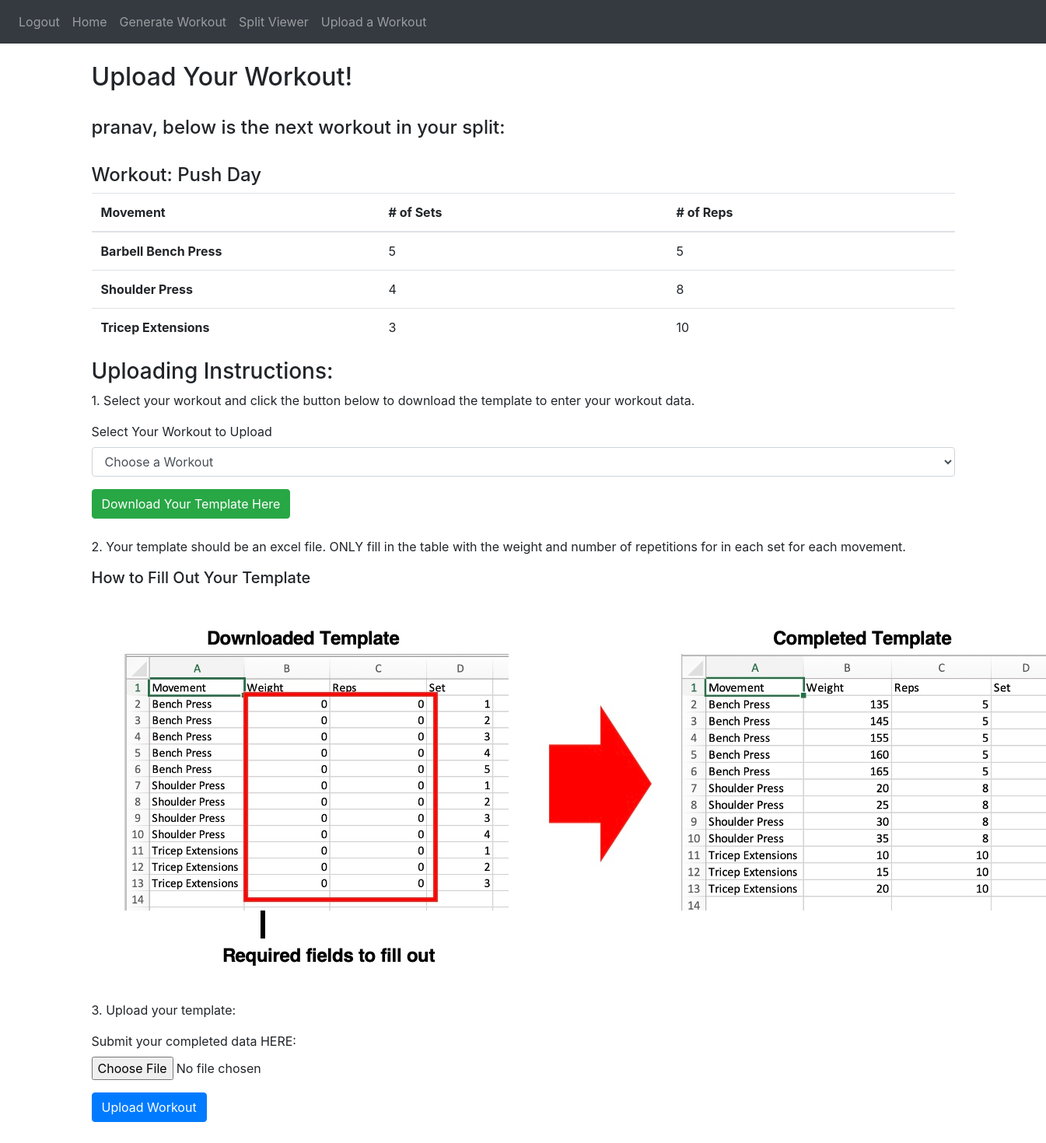
/upload-workout (signed in), run on the app's committed database.
### website/models.py (models this page shows, shortened)
class User(db.Model, UserMixin):
    id = db.Column(db.Integer, primary_key = True)
    email = db.Column(db.String(150), unique = True)
    password = db.Column(db.String(150))
    first_name = db.Column(db.String(150))
    notes = db.relationship('Note')
    workouts = db.relationship('Workout')
    splits = db.relationship('Split')
    def get_active_split(self):
        for split in self.splits:
            if split.is_active:
                return split
        return None

class Split(db.Model):
    id = db.Column(db.Integer, primary_key=True)
    split_name = db.Column(db.String(10000))
    is_active = db.Column(db.Boolean)
    user_id = db.Column(db.Integer, db.ForeignKey('user.id'))
    next_workout_ind = db.Column(db.Integer)
    order = db.Column(JSON)
    def get_curr_workout(self):
        return Workout.query.filter_by(id = self.order[0]).first()

class Workout(db.Model):
    id = db.Column(db.Integer, primary_key=True)
    workout_name = db.Column(db.String(10000))
    num_movements = db.Column(db.Integer)
    movements = db.relationship('Movement', backref='workout', lazy=True)
    splits = db.relationship('Split', secondary=split_workout, backref=db.backref('workouts', lazy='dynamic'))
    user_id = db.Column(db.Integer, db.ForeignKey('user.id'))

class Movement(db.Model):
    id = db.Column(db.Integer, primary_key=True)
    mov_name = db.Column(db.String(100))
    reps = db.Column(db.Integer)
    sets = db.Column(db.Integer)
    workout_id = db.Column(db.Integer, db.ForeignKey('workout.id'))

### website/upload_workout.py (the view, shortened to what this page needs)
@upload_workout.route('/upload-workout', methods=['GET', 'POST'])
@login_required
def upload():
    return render_template("upload_workout.html", user=current_user)

### website/templates/upload_workout.html (shortened to what this page needs)
{% extends "base.html" %} {% block title %} Split Viewer {% endblock %}
{%block content%}
    <br />
    <h2> Upload Your Workout! </h2>
    <br />
    <h4> {{user.first_name}}, below is the next workout in your split:</h4>
    <br />
    <h4> Workout: {{user.get_active_split().get_curr_workout().workout_name}}</h4>
    <table class="table">
        <thead>
            <tr>
                <th scope="col">Movement</th>
                <th scope="col"># of Sets</th>
                <th scope="col"># of Reps</th>
            </tr>
        </thead>
        <tbody>
            {% for mov in user.get_active_split().get_curr_workout().movements %}
                <tr>
                    <th scope="row">{{mov.mov_name}}</th>
                    <td>{{mov.sets}}</td>
                    <td>{{mov.reps}}</td>
                </tr>
            {% endfor %}
        </tbody>
    </table>
    <h3>Uploading Instructions:</h3>
    <p>1. Select your workout and click the button below to download the template to enter your workout data.</p>
    <div class="downloadWorkout">
        <form method='POST' action="{{ url_for('upload_workout.download_template') }}">
            <div class="form-group">
                <label for="workout_name">Select Your Workout to Upload</label>
                <select class="form-control" id="workout_name" name="workout_name">
                    <option value="" selected disabled>Choose a Workout</option>
                </select>
            </div>
            <button type="submit" class="btn btn-success">Download Your Template Here</button>
        </form>
    </div>
    <br />
    <p>2. Your template should be an excel file. ONLY fill in the table with the weight and number of repetitions for in each set for each movement.</p>
    <h5>How to Fill Out Your Template</h5>
    <img src="{{ url_for('static', filename='images/template_instructions.jpg') }}" class="rounded float-left" alt="Template Instructions">
    <p>3. Upload your template:</p>
    <form method="POST" enctype="multipart/form-data">
        <div class="form-group">
          <label for="submitWorkoutData">Submit your completed data HERE:</label>
          <input type="file" class="form-control-file" id="userUploadedWorkoutData" name="userUploadedWorkoutData" required>
        </div>
        <button class = "btn btn-primary" id="submitWorkoutData" type="submit">Upload Workout</button>
    </form>
    <br />
    <br />
{% endblock %}

### website/templates/base.html (shortened to what this page needs)
<!DOCTYPE html>
<html>
    <head>
        <link
            rel="stylesheet"
            href="https://stackpath.bootstrapcdn.com/bootstrap/4.4.1/css/bootstrap.min.css"
        />
        <link
            rel="stylesheet"
            href="https://stackpath.bootstrapcdn.com/font-awesome/4.7.0/css/font-awesome.min.css"
        />
        <link
        rel="stylesheet"
        href="https://stackpath.bootstrapcdn.com/bootstrap/4.4.1/css/bootstrap.min.css"
        />
    </head>
    <body>
        <nav class = "navbar navbar-expand-lg navbar-dark bg-dark">
            <div class = "collapse navbar-collapse" id = "navbar">
                <div class = "navbar-nav">
                    {% if user.is_authenticated %}
                        <a class = "nav-item nav-link" id = "logout" href = "/logout">Logout</a>
                        <a class = "nav-item nav-link" id = "home" href = "/">Home</a>
                        <a class = "nav-item nav-link" id = "splits" href = "/splits">Generate Workout</a>
                        <a class = "nav-item nav-link" id = "splitViewer" href = "/split-viewer">Split Viewer</a>
                        <a class = "nav-item nav-link" id = "uploadWorkout" href = "/upload-workout">Upload a Workout</a>
                    {% else %}
                        <a class = "nav-item nav-link" id = "login" href = "/login">Login</a>
                        <a class = "nav-item nav-link" id = "signUp" href = "/sign-up">Sign Up</a>
                    {% endif %}
                </div>
            </div>
        </nav>
        <div class = "container">
            {%block content%}
            {% endblock %}
        </div>
    </body>
</html>

### website/templates/upload_workout.html (style rules this page uses)
.table th, .table td { width: 33.33%; }

### data on the page
User: first_name "pranav"
Split: get_active_split "Push Day"
Movement: mov_name "Barbell Bench Press", sets "5", reps "5"
Movement: mov_name "Shoulder Press", sets "4", reps "8"
Movement: mov_name "Tricep Extensions", sets "3", reps "10"
